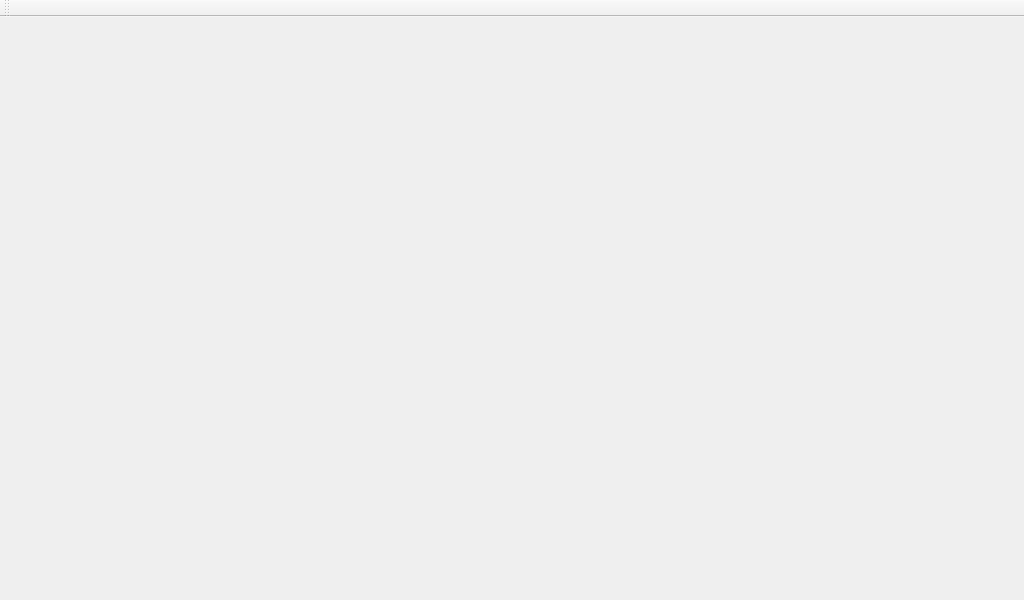
<?xml version="1.0" encoding="UTF-8"?>
<ui version="4.0">
    <class>MainWindow</class>
    <widget class="QMainWindow" name="MainWindow">
        <property name="geometry">
            <rect>
                <x>0</x>
                <y>0</y>
                <width>1024</width>
                <height>600</height>
            </rect>
        </property>
        <property name="windowTitle">
            <string>MainWindow</string>
        </property>
        <widget class="QWidget" name="centralwidget"/>
        <widget class="QMenuBar" name="menubar">
            <property name="geometry">
                <rect>
                    <x>0</x>
                    <y>0</y>
                    <width>1024</width>
                    <height>24</height>
                </rect>
            </property>
        </widget>
        <widget class="QToolBar" name="toolBar">
            <property name="windowTitle">
                <string>toolBar</string>
            </property>
            <attribute name="toolBarArea">
                <enum>TopToolBarArea</enum>
            </attribute>
            <attribute name="toolBarBreak">
                <bool>false</bool>
            </attribute>
        </widget>
    </widget>
    <resources/>
    <connections/>
</ui>
